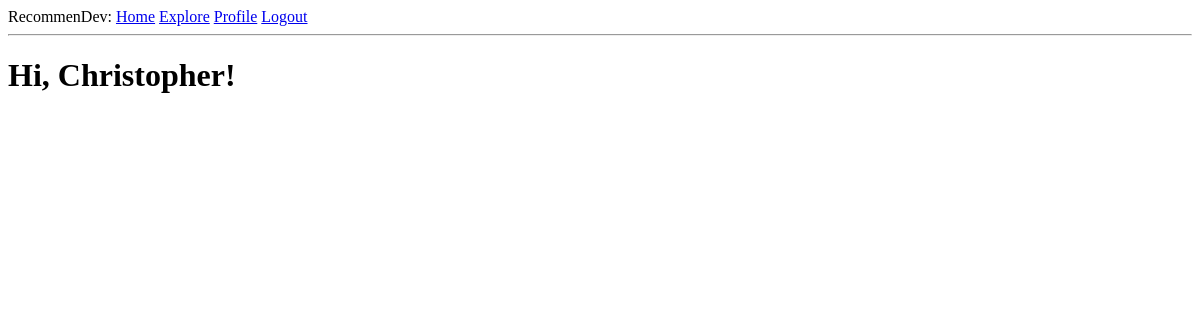
The page /explore (signed in) on the database as committed earlier.
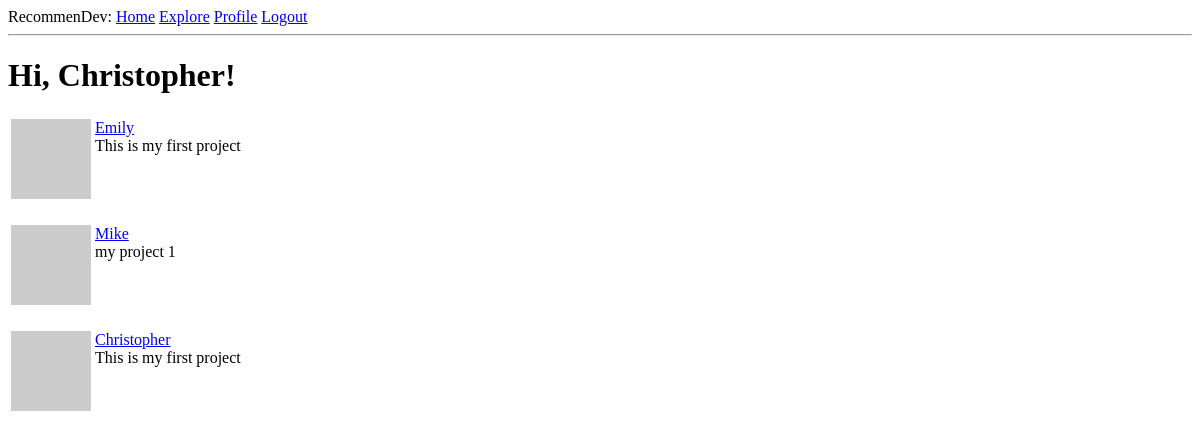
The same page on the database as committed later.
### app/models.py (models this page shows, shortened)
class User(UserMixin, db.Model):
    id = db.Column(db.Integer, primary_key=True)
    username = db.Column(db.String(30), index=True, unique=True)
    email = db.Column(db.String(50), index=True, unique=True)
    password_hash = db.Column(db.String(128))
    projects = db.relationship('Project', backref='owner', lazy='dynamic')
    about_me = db.Column(db.String(140))
    last_seen = db.Column(db.DateTime, default=datetime.utcnow)
    followed = db.relationship(
        'User', secondary=followers,
        primaryjoin=(followers.c.follower_id == id),
        secondaryjoin=(followers.c.followed_id == id),
        backref=db.backref('followers', lazy='dynamic'), lazy='dynamic')
    def avatar(self, size):
        digest = md5(self.email.lower().encode('utf-8')).hexdigest()
        return 'https://www.gravatar.com/avatar/{}?d=retro&s={}'.format(digest, size)

class Project(db.Model):
    id = db.Column(db.Integer, primary_key=True)
    user_id = db.Column(db.Integer, db.ForeignKey('user.id'))
    title = db.Column(db.String(60))
    description = db.Column(db.String(150))
    timestamp = db.Column(db.DateTime, index=True, default=datetime.utcnow)
    language = db.Column(db.String(15))
    git_url = db.Column(db.String(50))
    img_url = db.Column(db.String(50))

### app/routes.py (the view)
@app.route('/explore')
@login_required
def explore():
    projects = Project.query.order_by(Project.timestamp.desc()).all()
    return render_template('index.html', title='Explore', projects=projects)

### app/models.py (called while the page is built)
@login.user_loader
def load_user(id):
    return User.query.get(int(id))

### app/routes.py (called while the page is built)
@app.before_request
def before_request():
    if current_user.is_authenticated:
        current_user.last_seen = datetime.utcnow()
        db.session.commit()

### app/templates/index.html (shortened to what this page needs)
{% extends "base.html" %}
{% block content %}
    <h1>Hi, {{ current_user.username }}!</h1>
    {% for project in projects %}
    <p>
        {% include '_project.html' %}
    </p>
    {% endfor %}
{% endblock %}

### app/templates/base.html (shortened to what this page needs)
<!DOCTYPE html>
<html lang="en">
<head>
</head>
<body>
    <div>
        RecommenDev:
        <a href="{{ url_for('index') }}">Home</a>
        {% if current_user.is_anonymous %}
        <a href="{{ url_for('login') }}">Login</a>
        {% else %}
        <a href="{{ url_for('explore') }}">Explore</a>
        <a href="{{ url_for('user', username=current_user.username) }}">Profile</a>
        <a href="{{ url_for('logout') }}">Logout</a>
        {% endif %}
    </div>
    <hr>
    {% block content %}{% endblock %}
</body>
</html>

### app/templates/_project.html
<table>
    <tr valign="top">
        <td><img src="{{ project.owner.avatar(36) }}"></td>
        <td>
            <a href="{{ url_for('user', username=project.owner.username) }}">
                {{ project.owner.username }}
            </a>
            <br>{{ project.title }}
        </td>
    </tr>
</table>

Rows that differ between the two databases and show on the page:
added Project: owner.username "Emily", title "This is my first project"
added Project: owner.username "Mike", title "my project 1"
added Project: owner.username "Christopher", title "This is my first project"
